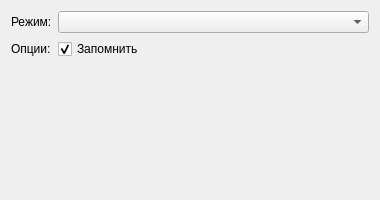
<?xml version="1.0" encoding="UTF-8"?>
<ui version="4.0"><class>Dialog</class><widget class="QDialog" name="Dialog"><property name="geometry"><rect><x>0</x><y>0</y><width>380</width><height>200</height></rect></property><property name="windowTitle"><string>#041 form/126_combo_check_rows</string></property><layout class="QFormLayout" name="formLayout"><item row="0" column="0"><widget class="QLabel" name="l1"><property name="text"><string>Режим:</string></property></widget></item><item row="0" column="1"><widget class="QComboBox" name="c1"></widget></item><item row="1" column="0"><widget class="QLabel" name="l2"><property name="text"><string>Опции:</string></property></widget></item><item row="1" column="1"><widget class="QCheckBox" name="c2"><property name="text"><string>Запомнить</string></property><property name="checked"><bool>true</bool></property></widget></item></layout></widget></ui>
